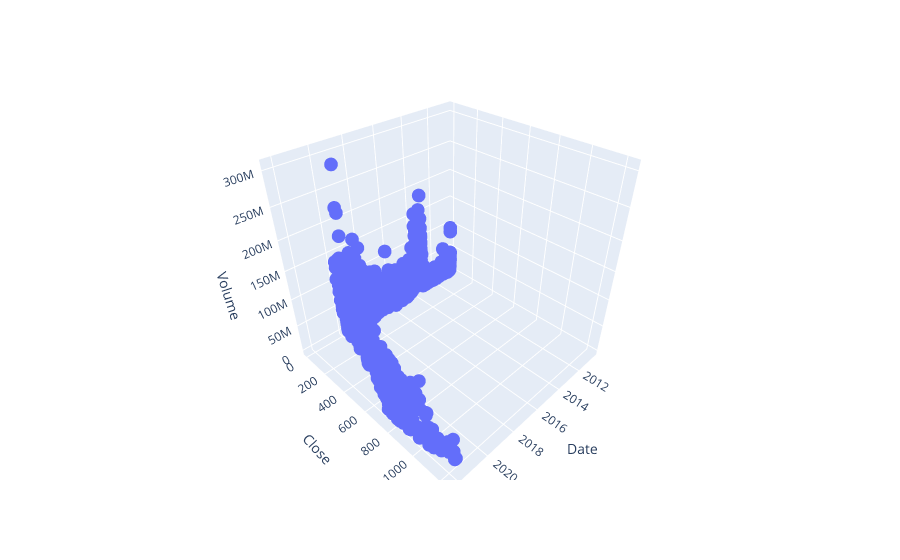

The notebook cell saved with this chart:
### Code cell
import plotly.express as px

df_plot = df.reset_index()

fig = px.scatter_3d(
    df_plot,
    x='Date',
    y='Close',
    z='Volume',
)

fig.show()

### Figure 1 — Plotly figure (JSON) as saved in the notebook; plotly's stock layout.template omitted (floating-point values rounded to 4 significant figures; data arrays with more than 128 entries replaced by an {"elided": "..."} marker saying what was removed)
{"data": [{"hovertemplate": "Date=%{x}<br>Close=%{y}<br>Volume=%{z}<extra></extra>", "legendgroup": "", "marker": {"color": "#636efa", "symbol": "circle"}, "mode": "markers", "name": "", "scene": "scene", "showlegend": false, "type": "scatter3d", "x": {"elided": "2956 str values"}, "y": {"elided": "2956 float values"}, "z": {"elided": "2956 int values"}}], "layout": {"legend": {"tracegroupgap": 0}, "margin": {"t": 60}, "scene": {"domain": {"x": [0, 1], "y": [0, 1]}, "xaxis": {"title": {"text": "Date"}}, "yaxis": {"title": {"text": "Close"}}, "zaxis": {"title": {"text": "Volume"}}}}}
